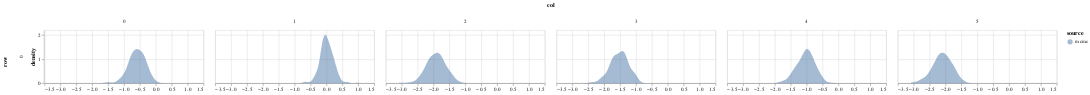

The cell this chart's notebook holds for it:
### Code cell
param = 'alpha'
df = get_post_df(ps[param]) 
df['source'] = 'mcmc'
plot_density(df, height=100)

### Figure 1 — Vega-Lite specification as saved in the notebook (floating-point values rounded to 4 significant figures; data arrays with more than 128 entries replaced by an {"elided": "..."} marker saying what was removed)
{"config": {"view": {"continuousWidth": 400, "continuousHeight": 300}}, "data": {"name": "data-d4a51674654b14203e02784cd503931f"}, "mark": {"type": "area", "opacity": 0.5}, "encoding": {"color": {"type": "nominal", "field": "source"}, "column": {"type": "quantitative", "field": "col"}, "row": {"type": "quantitative", "field": "row"}, "x": {"type": "quantitative", "field": "value", "title": null}, "y": {"type": "quantitative", "field": "density"}}, "height": 100, "resolve": {"scale": {"x": "independent"}}, "transform": [{"fold": ["value"]}, {"density": "value", "groupby": ["cn", "row", "col", "source"]}], "width": 300, "$schema": "https://vega.github.io/schema/vega-lite/v4.8.1.json", "datasets": {"data-d4a51674654b14203e02784cd503931f": {"elided": "1200 records"}}}
